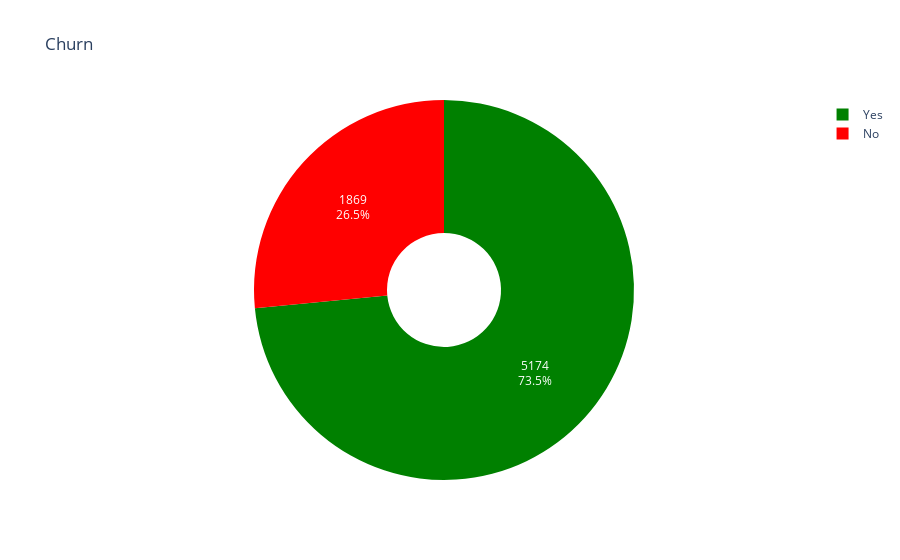

Source (notebook cell):
### Code cell
fig = go.Figure(
    data=[
            go.Pie(
                    labels=["Yes","No"]
                    ,values=np.array(dfchurn["Churn"].value_counts())
                    ,marker_colors=['green','red']
                    ,textinfo='percent+value'
                    ,hole=.3
                  )
            
         ],
    layout_title_text="Churn"
)
fig.show(width=800, height=300)

### Figure 1 — Plotly figure (JSON) as saved in the notebook; plotly's stock layout.template omitted (floating-point values rounded to 4 significant figures)
{"data": [{"hole": 0.3, "labels": ["Yes", "No"], "marker": {"colors": ["green", "red"]}, "textinfo": "percent+value", "type": "pie", "values": [5174, 1869]}], "layout": {"title": {"text": "Churn"}}}
